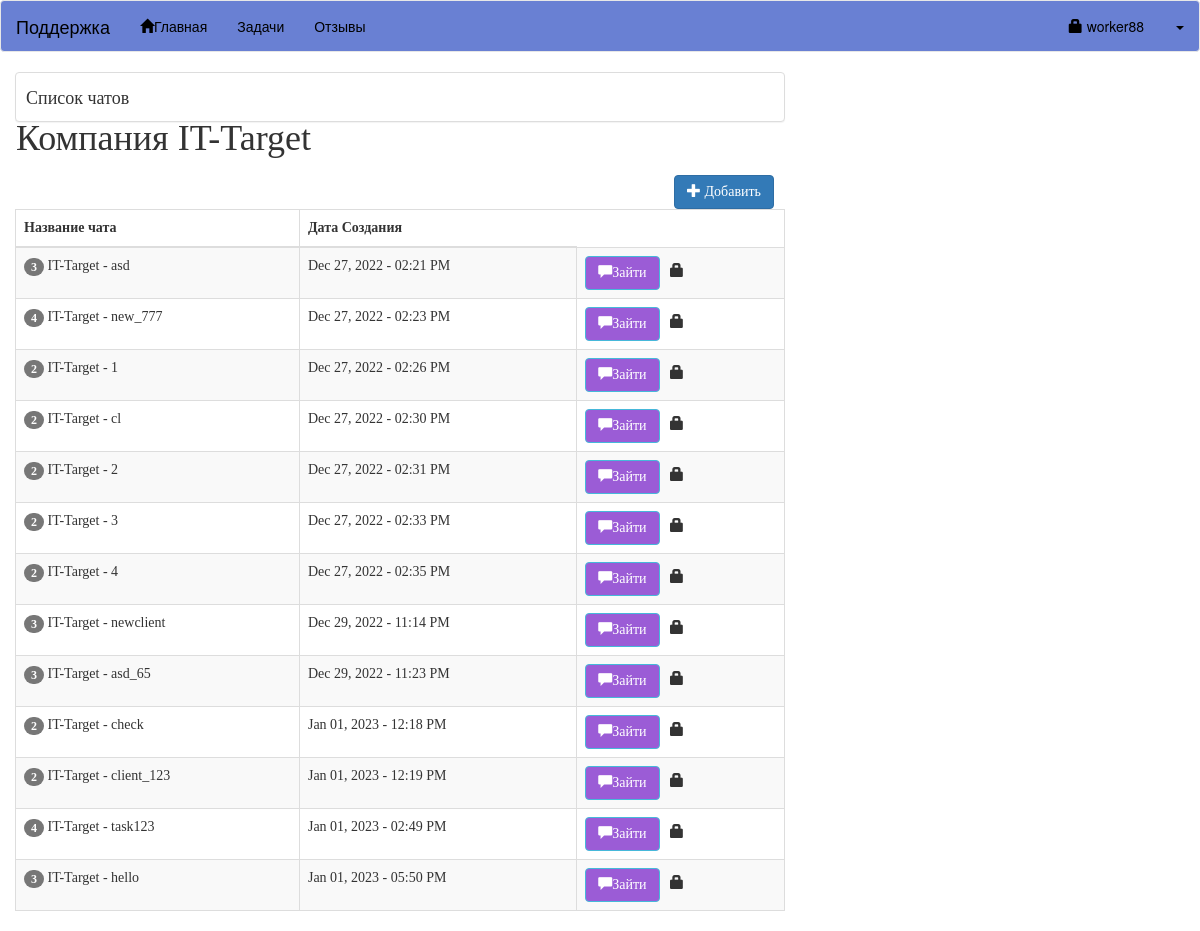
The app's page /user/ (signed in) with its own data.
### tables this page shows
CREATE TABLE `user` (
  `userid` int(11) NOT NULL,
  `username` varchar(30) NOT NULL,
  `password` varchar(150) NOT NULL,
  `uname` varchar(60) NOT NULL,
  `photo` varchar(200) NOT NULL,
  `access` int(1) NOT NULL,
  `company` varchar(255) DEFAULT NULL,
  `has_review` varchar(255) DEFAULT NULL
);

CREATE TABLE `chatroom` (
  `chatroomid` int(11) NOT NULL,
  `chat_name` varchar(60) NOT NULL,
  `date_created` datetime NOT NULL,
  `chat_password` varchar(30) NOT NULL,
  `userid` int(11) NOT NULL
);

### user/session.php (called while the page is built, shortened)
<?php
	include('../conn.php');
	$sq=mysqli_query($conn,"select * from `user` where userid='".$_SESSION['id']."'");
	$srow=mysqli_fetch_array($sq);
	$user=$srow['username'];

### user/chatlist.php (the view, shortened to what this page needs)
<div class="col-lg-8" style="font-family: 'didot', serif">
	<div class="panel panel-default" style="height:50px;">
		<span style="font-size:18px; margin-left:10px; position:relative; top:13px;">Список чатов</span>
		<h1>Компания <?php echo $_SESSION['company']; ?></h1>
		<div class="pull-right" style="margin-right:10px; margin-top:7px;">
			<a href="#add_chatroom" data-toggle="modal" class="btn btn-primary"><span class="glyphicon glyphicon-plus"></span> Добавить</a>
		</div>
	</div>
	<table width="100%" class="table table-striped table-bordered table-hover" id="chatRoom">
		<thead>
			<tr>
				<th>Название чата </th>
				<th>Дата Создания</th>
			</tr>
		</thead>
		<tbody>
			<?php
			include('session.php');
			$query = mysqli_query($conn, "select * from chatroom where chat_name LIKE '%{$_SESSION['company']}%'");
			while ($row = mysqli_fetch_array($query)) {
			?>
				<tr>
					<td>
						<?php
						$num = mysqli_query($conn, "select * from chat_member where chatroomid='" . $row['chatroomid'] . "'");
						?>
						<span class="badge"><?php echo mysqli_num_rows($num); ?></span> <?php echo $row['chat_name']; ?>
					</td>
					<td><?php echo date('M d, Y - h:i A', strtotime($row['date_created'])); ?></td>
					<td><button value="<?php echo $row['chatroomid']; ?>" class="btn btn-info join_chat"><span class="glyphicon glyphicon-comment"></span>Зайти</button> &nbsp;
						<?php
						if (!empty($row['chat_password'])) {
							echo '<span class="glyphicon glyphicon-lock"></span>&nbsp;';
						}
						?>
					</td>
				</tr>
			<?php
			}
			?>
		</tbody>
	</table>
</div>

### user/header.php (shortened to what this page needs)
<!DOCTYPE html>
<html>
<head>
	<link rel="stylesheet" href="https://maxcdn.bootstrapcdn.com/bootstrap/3.3.6/css/bootstrap.min.css" />
	<link rel="stylesheet" href="../css/style.css">
	<link href="../css/dataTables.bootstrap.css" rel="stylesheet">
	<link href="../css/dataTables.responsive.css" rel="stylesheet">
	<link href="../css/card.scss" rel="stylesheet">
</head>

### user/index.php (shortened to what this page needs)
<?php include('session.php'); ?>
<?php include('header.php'); ?>
<body>
	<?php include('navbar.php'); ?>
	<div class="container-fluid">
		<div class="row">
			<?php include('chatlist.php'); ?>
		</div>
	</div>
</body>
</html>

### user/navbar.php (shortened to what this page needs)
<nav class="navbar navbar-default">
	<div class="container-fluid">
		<div class="navbar-header">
			<a class="navbar-brand">Поддержка</a>
		</div>
		<ul class="nav navbar-nav">
			<li><a href="index.php"><span class="glyphicon glyphicon-home"></span>Главная</a></li>
			<li><a href="./tasks.php">Задачи</a></li>
			<li><a href="./reviews.php">Отзывы</a></li>
		</ul>
		<ul class="nav navbar-nav navbar-right">
			<li><a href="#account" data-toggle="modal"><span class="glyphicon glyphicon-lock"></span> <?php echo $user; ?></a></li>
			<li class="dropdown">
				<a class="dropdown-toggle" data-toggle="dropdown" href="#"><span class="caret"></span></a>
			</li>
		</ul>
	</div>
</nav>

### css/style.css (style rules this page uses)
html { font-family: "Courier New", Courier, monospace; }
.join_chat { background-color: rgb(155, 92, 214); }
.navbar-default { background-color: #6980d3; }
.navbar a { color: black !important; }

### records on screen
user: username "worker88"
chatroom: mysqli_num_rows($num) "3", chat_name "IT-Target - asd", date_created "Dec 27, 2022 - 02:21 PM", $row['chatroomid'] 4 (drawn)
chatroom: mysqli_num_rows($num) "4", chat_name "IT-Target - new_777", date_created "Dec 27, 2022 - 02:23 PM", $row['chatroomid'] 5 (drawn)
chatroom: mysqli_num_rows($num) "2", chat_name "IT-Target - 1", date_created "Dec 27, 2022 - 02:26 PM", $row['chatroomid'] 6 (drawn)
chatroom: mysqli_num_rows($num) "2", chat_name "IT-Target - cl", date_created "Dec 27, 2022 - 02:30 PM", $row['chatroomid'] 7 (drawn)
chatroom: mysqli_num_rows($num) "2", chat_name "IT-Target - 2", date_created "Dec 27, 2022 - 02:31 PM", $row['chatroomid'] 8 (drawn)
chatroom: mysqli_num_rows($num) "2", chat_name "IT-Target - 3", date_created "Dec 27, 2022 - 02:33 PM", $row['chatroomid'] 9 (drawn)
chatroom: mysqli_num_rows($num) "2", chat_name "IT-Target - 4", date_created "Dec 27, 2022 - 02:35 PM", $row['chatroomid'] 10 (drawn)
chatroom: mysqli_num_rows($num) "3", chat_name "IT-Target - newclient", date_created "Dec 29, 2022 - 11:14 PM", $row['chatroomid'] 11 (drawn)
chatroom: mysqli_num_rows($num) "3", chat_name "IT-Target - asd_65", date_created "Dec 29, 2022 - 11:23 PM", $row['chatroomid'] 12 (drawn)
chatroom: mysqli_num_rows($num) "2", chat_name "IT-Target - check", date_created "Jan 01, 2023 - 12:18 PM", $row['chatroomid'] 13 (drawn)
chatroom: mysqli_num_rows($num) "2", chat_name "IT-Target - client_123", date_created "Jan 01, 2023 - 12:19 PM", $row['chatroomid'] 14 (drawn)
chatroom: mysqli_num_rows($num) "4", chat_name "IT-Target - task123", date_created "Jan 01, 2023 - 02:49 PM", $row['chatroomid'] 16 (drawn)
chatroom: mysqli_num_rows($num) "3", chat_name "IT-Target - hello", date_created "Jan 01, 2023 - 05:50 PM", $row['chatroomid'] 17 (drawn)

### other values on screen
$_SESSION['company'] "IT-Target"
